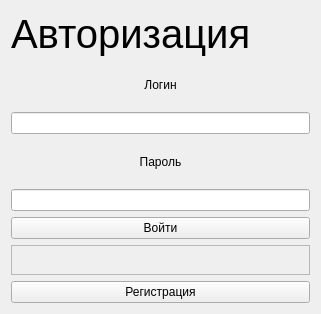
<?xml version="1.0" encoding="UTF-8"?>
<ui version="4.0">
 <class>Authorization</class>
 <widget class="QWidget" name="Authorization">
  <property name="geometry">
   <rect>
    <x>0</x>
    <y>0</y>
    <width>321</width>
    <height>314</height>
   </rect>
  </property>
  <property name="windowTitle">
   <string>Form</string>
  </property>
  <layout class="QGridLayout" name="gridLayout_2">
   <item row="0" column="0">
    <layout class="QGridLayout" name="gridLayout">
     <item row="5" column="0">
      <widget class="QLabel" name="Password_lb">
       <property name="text">
        <string>Пароль</string>
       </property>
       <property name="alignment">
        <set>Qt::AlignCenter</set>
       </property>
      </widget>
     </item>
     <item row="6" column="0">
      <widget class="QLineEdit" name="password_line">
       <property name="echoMode">
        <enum>QLineEdit::Password</enum>
       </property>
      </widget>
     </item>
     <item row="4" column="0">
      <widget class="QLineEdit" name="login_line"/>
     </item>
     <item row="2" column="0">
      <widget class="QLabel" name="Login_lb">
       <property name="text">
        <string>Логин</string>
       </property>
       <property name="alignment">
        <set>Qt::AlignCenter</set>
       </property>
      </widget>
     </item>
     <item row="9" column="0">
      <widget class="QPushButton" name="sign_up_bttn">
       <property name="text">
        <string>Регистрация</string>
       </property>
      </widget>
     </item>
     <item row="1" column="0">
      <widget class="QLabel" name="Auth_lb">
       <property name="font">
        <font>
         <pointsize>30</pointsize>
        </font>
       </property>
       <property name="text">
        <string>Авторизация</string>
       </property>
      </widget>
     </item>
     <item row="7" column="0">
      <widget class="QPushButton" name="Login_bttn">
       <property name="text">
        <string>Войти</string>
       </property>
      </widget>
     </item>
     <item row="8" column="0">
      <widget class="QFrame" name="frame">
       <property name="minimumSize">
        <size>
         <width>0</width>
         <height>30</height>
        </size>
       </property>
       <property name="maximumSize">
        <size>
         <width>16777215</width>
         <height>30</height>
        </size>
       </property>
       <property name="frameShape">
        <enum>QFrame::StyledPanel</enum>
       </property>
       <property name="frameShadow">
        <enum>QFrame::Raised</enum>
       </property>
      </widget>
     </item>
    </layout>
   </item>
  </layout>
 </widget>
 <tabstops>
  <tabstop>login_line</tabstop>
  <tabstop>password_line</tabstop>
  <tabstop>Login_bttn</tabstop>
 </tabstops>
 <resources/>
 <connections/>
</ui>
